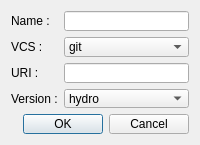
<?xml version="1.0" encoding="UTF-8"?>
<ui version="4.0">
 <class>Dialog</class>
 <widget class="QDialog" name="Dialog">
  <property name="geometry">
   <rect>
    <x>0</x>
    <y>0</y>
    <width>200</width>
    <height>145</height>
   </rect>
  </property>
  <property name="minimumSize">
   <size>
    <width>200</width>
    <height>145</height>
   </size>
  </property>
  <property name="windowTitle">
   <string>.rosinstall Package</string>
  </property>
  <layout class="QFormLayout" name="formLayout">
   <item row="0" column="0">
    <widget class="QLabel" name="label">
     <property name="text">
      <string>Name :</string>
     </property>
    </widget>
   </item>
   <item row="0" column="1">
    <widget class="QLineEdit" name="nameLineEdit"/>
   </item>
   <item row="1" column="0">
    <widget class="QLabel" name="label_2">
     <property name="text">
      <string>VCS :</string>
     </property>
    </widget>
   </item>
   <item row="1" column="1">
    <widget class="QComboBox" name="vcsComboBox">
     <property name="sizePolicy">
      <sizepolicy hsizetype="MinimumExpanding" vsizetype="Fixed">
       <horstretch>0</horstretch>
       <verstretch>0</verstretch>
      </sizepolicy>
     </property>
     <item>
      <property name="text">
       <string>git</string>
      </property>
     </item>
     <item>
      <property name="text">
       <string>svn</string>
      </property>
     </item>
     <item>
      <property name="text">
       <string>hg</string>
      </property>
     </item>
     <item>
      <property name="text">
       <string>bzr</string>
      </property>
     </item>
    </widget>
   </item>
   <item row="2" column="0">
    <widget class="QLabel" name="label_3">
     <property name="text">
      <string>URI :</string>
     </property>
    </widget>
   </item>
   <item row="2" column="1">
    <widget class="QLineEdit" name="uriLineEdit"/>
   </item>
   <item row="3" column="0">
    <widget class="QLabel" name="label_4">
     <property name="text">
      <string>Version :</string>
     </property>
    </widget>
   </item>
   <item row="3" column="1">
    <widget class="QComboBox" name="versionComboBox">
     <property name="sizePolicy">
      <sizepolicy hsizetype="MinimumExpanding" vsizetype="Fixed">
       <horstretch>0</horstretch>
       <verstretch>0</verstretch>
      </sizepolicy>
     </property>
     <property name="currentIndex">
      <number>1</number>
     </property>
     <item>
      <property name="text">
       <string>groovy</string>
      </property>
     </item>
     <item>
      <property name="text">
       <string>hydro</string>
      </property>
     </item>
     <item>
      <property name="text">
       <string>indigo</string>
      </property>
     </item>
    </widget>
   </item>
   <item row="4" column="0" colspan="2">
    <widget class="QDialogButtonBox" name="buttonBox">
     <property name="orientation">
      <enum>Qt::Horizontal</enum>
     </property>
     <property name="standardButtons">
      <set>QDialogButtonBox::Cancel|QDialogButtonBox::Ok</set>
     </property>
    </widget>
   </item>
  </layout>
 </widget>
 <resources/>
 <connections>
  <connection>
   <sender>buttonBox</sender>
   <signal>accepted()</signal>
   <receiver>Dialog</receiver>
   <slot>accept()</slot>
   <hints>
    <hint type="sourcelabel">
     <x>248</x>
     <y>254</y>
    </hint>
    <hint type="destinationlabel">
     <x>157</x>
     <y>274</y>
    </hint>
   </hints>
  </connection>
  <connection>
   <sender>buttonBox</sender>
   <signal>rejected()</signal>
   <receiver>Dialog</receiver>
   <slot>reject()</slot>
   <hints>
    <hint type="sourcelabel">
     <x>316</x>
     <y>260</y>
    </hint>
    <hint type="destinationlabel">
     <x>286</x>
     <y>274</y>
    </hint>
   </hints>
  </connection>
 </connections>
</ui>
